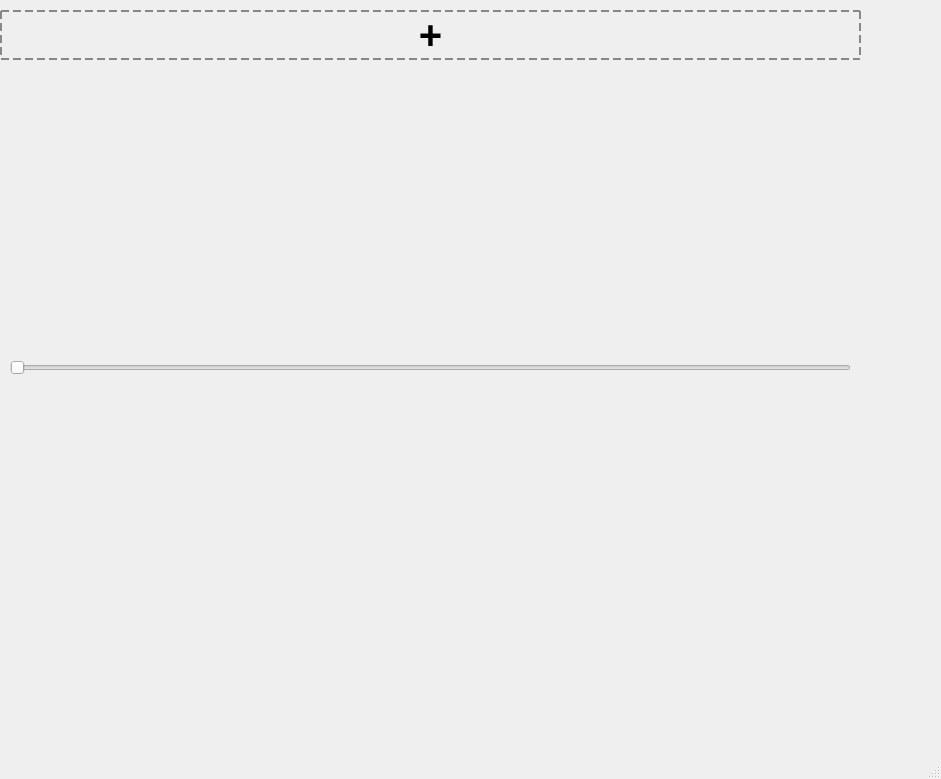
<?xml version="1.0" encoding="UTF-8"?>
<ui version="4.0">
 <class>MainWindow</class>
 <widget class="QMainWindow" name="MainWindow">
  <property name="geometry">
   <rect>
    <x>0</x>
    <y>0</y>
    <width>941</width>
    <height>779</height>
   </rect>
  </property>
  <property name="sizePolicy">
   <sizepolicy hsizetype="Expanding" vsizetype="Expanding">
    <horstretch>0</horstretch>
    <verstretch>0</verstretch>
   </sizepolicy>
  </property>
  <property name="minimumSize">
   <size>
    <width>150</width>
    <height>150</height>
   </size>
  </property>
  <property name="windowTitle">
   <string>MainWindow</string>
  </property>
  <widget class="QWidget" name="centralwidget">
   <property name="sizePolicy">
    <sizepolicy hsizetype="Expanding" vsizetype="Expanding">
     <horstretch>0</horstretch>
     <verstretch>0</verstretch>
    </sizepolicy>
   </property>
   <property name="maximumSize">
    <size>
     <width>987</width>
     <height>736</height>
    </size>
   </property>
   <widget class="QWidget" name="verticalLayoutWidget">
    <property name="geometry">
     <rect>
      <x>0</x>
      <y>10</y>
      <width>861</width>
      <height>421</height>
     </rect>
    </property>
    <layout class="QVBoxLayout" name="verticalLayout" stretch="4,1">
     <property name="sizeConstraint">
      <enum>QLayout::SetMaximumSize</enum>
     </property>
     <item>
      <widget class="QWidget" name="imageWidget" native="true">
       <property name="sizePolicy">
        <sizepolicy hsizetype="Expanding" vsizetype="Expanding">
         <horstretch>0</horstretch>
         <verstretch>0</verstretch>
        </sizepolicy>
       </property>
       <widget class="QWidget" name="horizontalLayoutWidget">
        <property name="geometry">
         <rect>
          <x>0</x>
          <y>0</y>
          <width>861</width>
          <height>331</height>
         </rect>
        </property>
        <layout class="QHBoxLayout" name="horizontalLayout">
         <property name="sizeConstraint">
          <enum>QLayout::SetMaximumSize</enum>
         </property>
         <item>
          <widget class="QPushButton" name="btnAddImage">
           <property name="sizePolicy">
            <sizepolicy hsizetype="Expanding" vsizetype="Fixed">
             <horstretch>0</horstretch>
             <verstretch>0</verstretch>
            </sizepolicy>
           </property>
           <property name="styleSheet">
            <string notr="true">QPushButton {
    border: 2px dashed #888;
    font-size: 40px;
    font-weight: bold;
}
QPushButton:hover {
    border-color: #555;
}</string>
           </property>
           <property name="text">
            <string>+</string>
           </property>
          </widget>
         </item>
        </layout>
       </widget>
      </widget>
     </item>
     <item>
      <widget class="QWidget" name="sliderWidget" native="true">
       <property name="sizePolicy">
        <sizepolicy hsizetype="Expanding" vsizetype="Minimum">
         <horstretch>0</horstretch>
         <verstretch>0</verstretch>
        </sizepolicy>
       </property>
       <widget class="QSlider" name="horizontalSlider">
        <property name="geometry">
         <rect>
          <x>10</x>
          <y>10</y>
          <width>841</width>
          <height>20</height>
         </rect>
        </property>
        <property name="orientation">
         <enum>Qt::Horizontal</enum>
        </property>
       </widget>
      </widget>
     </item>
    </layout>
   </widget>
  </widget>
  <widget class="QMenuBar" name="menubar">
   <property name="geometry">
    <rect>
     <x>0</x>
     <y>0</y>
     <width>941</width>
     <height>22</height>
    </rect>
   </property>
  </widget>
  <widget class="QStatusBar" name="statusbar"/>
 </widget>
 <resources/>
 <connections/>
</ui>
